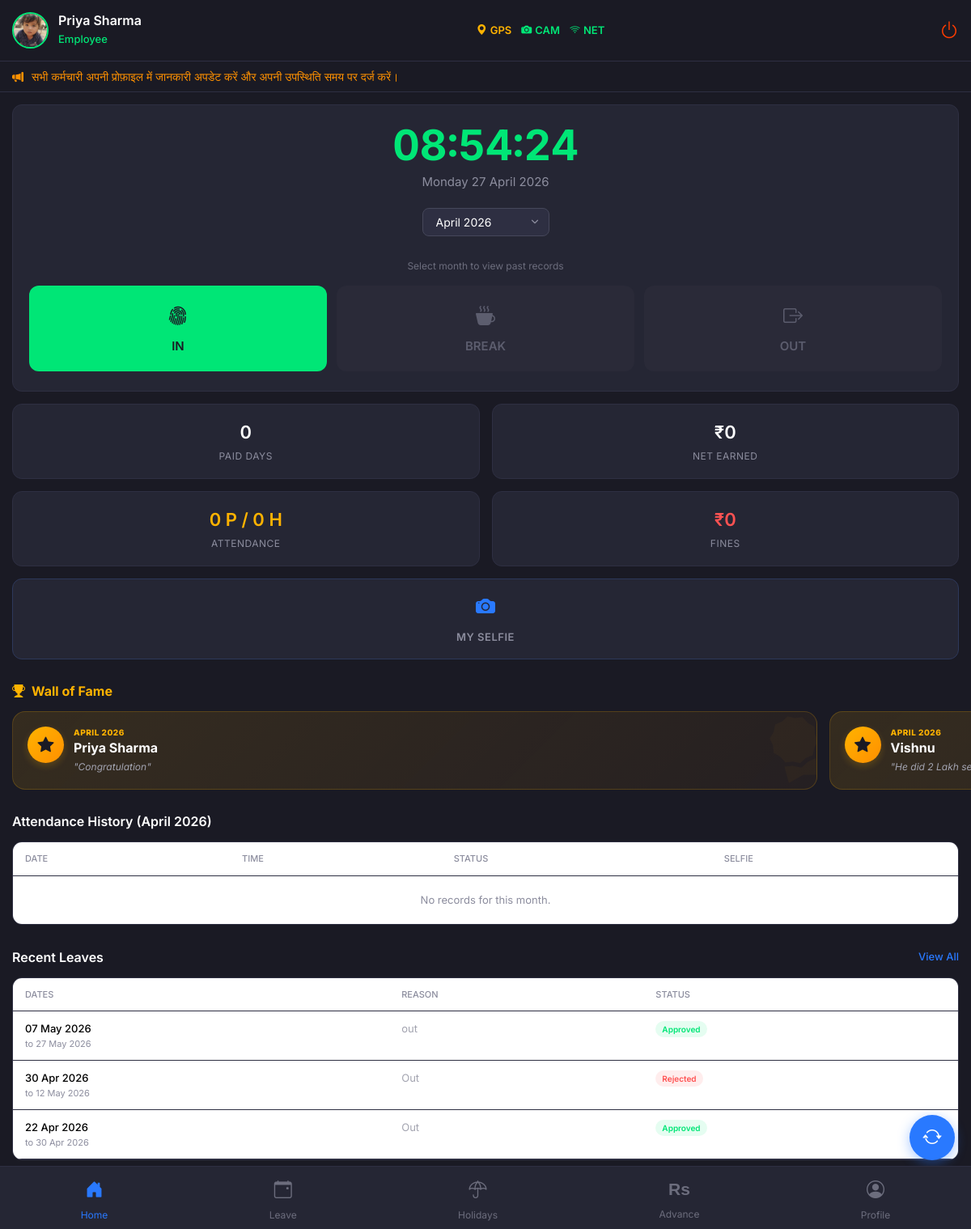
Before: /index.php (signed in) with the older database file.
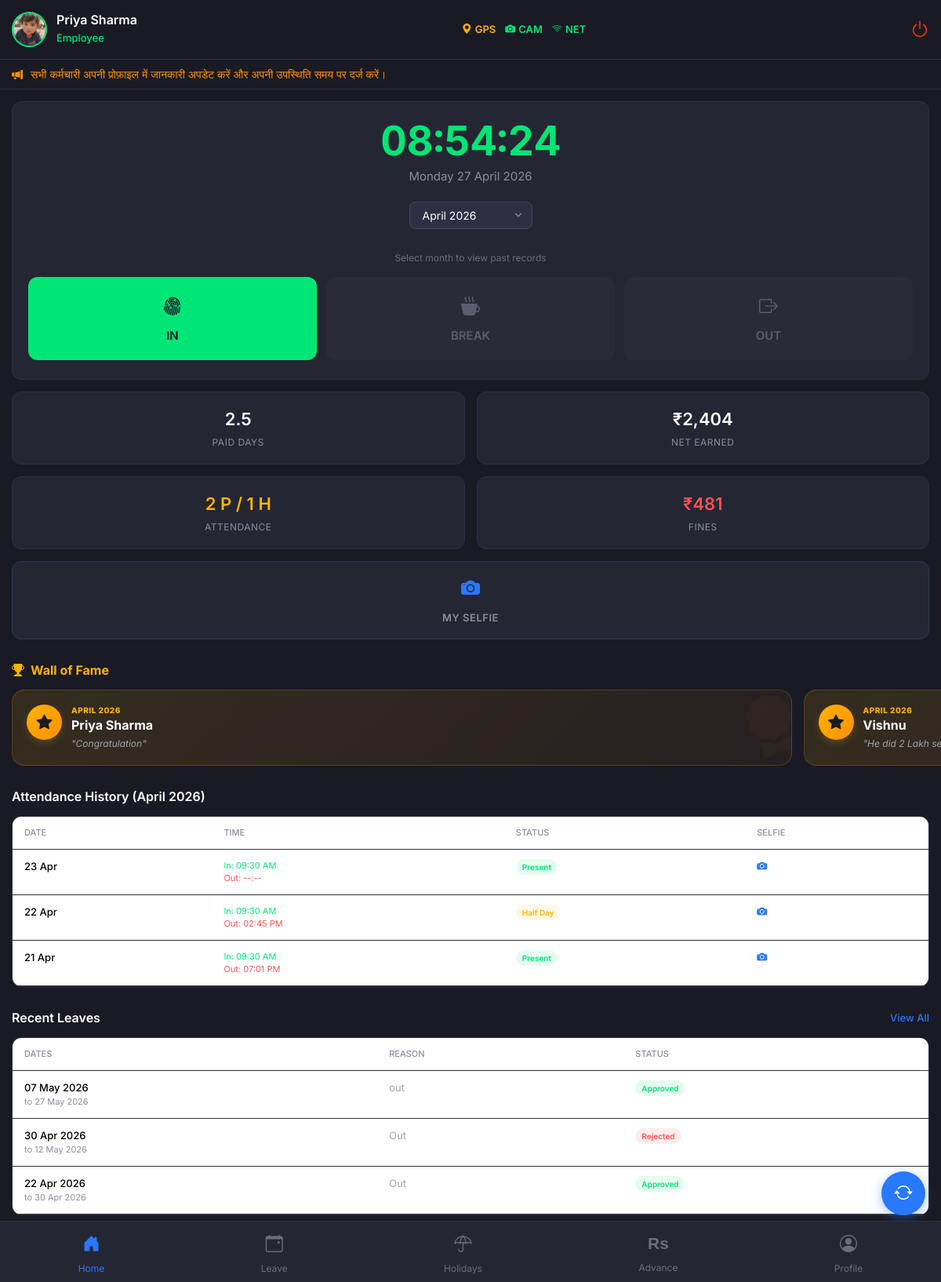
After: the same page with the newer database file.
### tables this page shows
CREATE TABLE `appreciations` (
  `id` int(11) NOT NULL,
  `user_id` int(11) NOT NULL,
  `month` varchar(50) NOT NULL,
  `reason` text NOT NULL,
  `created_at` timestamp NOT NULL DEFAULT current_timestamp()
);

CREATE TABLE `users` (
  `id` int(11) NOT NULL,
  `emp_id` varchar(50) DEFAULT NULL,
  `name` varchar(100) NOT NULL,
  `designation` varchar(100) DEFAULT NULL,
  `joining_date` date DEFAULT NULL,
  `email` varchar(100) NOT NULL,
  `phone_number` varchar(20) DEFAULT NULL,
  `password` varchar(255) NOT NULL,
  `role` enum('Admin','HR','Employee') NOT NULL DEFAULT 'Employee',
  `created_at` timestamp NOT NULL DEFAULT current_timestamp(),
  `branch_id` int(11) DEFAULT NULL,
  `department_id` int(11) DEFAULT NULL,
  `base_salary` int(11) NOT NULL DEFAULT 25000,
  `status` varchar(20) DEFAULT 'Active',
  `profile_photo` varchar(255) DEFAULT NULL
);

CREATE TABLE `leave_requests` (
  `id` int(11) NOT NULL,
  `user_id` int(11) NOT NULL,
  `leave_from` date NOT NULL,
  `leave_to` date NOT NULL,
  `reason` text NOT NULL,
  `document_path` varchar(255) DEFAULT NULL,
  `status` varchar(50) DEFAULT 'Pending',
  `created_at` timestamp NOT NULL DEFAULT current_timestamp()
);

CREATE TABLE `attendance` (
  `id` int(11) NOT NULL,
  `user_id` int(11) NOT NULL,
  `date` date NOT NULL,
  `check_in` datetime DEFAULT NULL,
  `check_out` datetime DEFAULT NULL,
  `check_in_selfie` varchar(255) DEFAULT NULL,
  `check_out_selfie` varchar(255) DEFAULT NULL,
  `check_in_lat` decimal(10,8) DEFAULT NULL,
  `check_in_lng` decimal(11,8) DEFAULT NULL,
  `check_out_lat` decimal(10,8) DEFAULT NULL,
  `check_out_lng` decimal(11,8) DEFAULT NULL,
  `working_hours` decimal(5,2) DEFAULT NULL,
  `status` enum('Present','Half Day','Absent') DEFAULT 'Absent',
  `salary_deduction` decimal(10,2) DEFAULT 0.00,
  `created_at` timestamp NOT NULL DEFAULT current_timestamp(),
  `break_start` datetime DEFAULT NULL,
  `break_end` datetime DEFAULT NULL
);

### index.php (the view, shortened to what the changed rows need)
<?php
require 'db.php';
$page = isset($_GET['page']) ? $_GET['page'] : 'home';
$user_id = (int)$_SESSION['user_id'];
$today_attendance = null;
$selected_month = isset($_GET['month']) ? $conn->real_escape_string($_GET['month']) : date('F Y');
$stats_res = $conn->query("SELECT
    COUNT(CASE WHEN status = 'Present' THEN 1 END) as present_count,
    COUNT(CASE WHEN status = 'Half Day' THEN 1 END) as half_day_count,
    SUM(salary_deduction) as total_deduction
    FROM attendance
    WHERE user_id = $user_id AND DATE_FORMAT(date, '%M %Y') = '$selected_month'");
$stats = $stats_res->fetch_assoc();
$present_days = (int)$stats['present_count'];
$half_days = (int)$stats['half_day_count'];
$total_paid_days = $present_days + ($half_days * 0.5);
$total_fines = (float)$stats['total_deduction'];
$u_sal_res = $conn->query("SELECT base_salary FROM users WHERE id = $user_id");
$u_row = $u_sal_res->fetch_assoc();
$base_salary = $u_row['base_salary'] ?? 0;
$daily_rate = $base_salary / 26;
$net_earned = ($daily_rate * $total_paid_days);
$attendance_history = [];
$res = $conn->query("SELECT * FROM attendance WHERE user_id = $user_id AND DATE_FORMAT(date, '%M %Y') = '$selected_month' ORDER BY date DESC");
if($res) {
    while($row = $res->fetch_assoc()) $attendance_history[] = $row;
}
$all_appreciations = [];
$res = $conn->query("SELECT a.*, u.name as emp_name FROM appreciations a JOIN users u ON a.user_id = u.id ORDER BY a.id DESC");
if($res && $res->num_rows > 0) {
    while($row = $res->fetch_assoc()) $all_appreciations[] = $row;
}
?>
<!DOCTYPE html>
<html lang="en">
<head>
    <link href="https://cdn.jsdelivr.net/npm/bootstrap@5.3.2/dist/css/bootstrap.min.css" rel="stylesheet">
    <link rel="stylesheet" href="https://cdn.jsdelivr.net/npm/bootstrap-icons@1.11.1/font/bootstrap-icons.css">
</head>
<body>
    <?php if ($page === 'home'): ?>
    <div class="main-card">
        <div class="clock-display" id="clock">18:01:03</div>
        <div class="date-display" id="date">Tuesday, 21 April 2026</div>
        <select class="month-selector mb-3" onchange="window.location.href='index.php?month=' + this.value">
            <?php
            for ($i = 0; $i < 6; $i++) {
                $m = date('F Y', strtotime("-$i months"));
                $sel = ($m == $selected_month) ? 'selected' : '';
                echo "<option value='$m' $sel>$m</option>";
            }
            ?>
        </select>
        <div class="info-text">Select month to view past records</div>
        <div class="action-buttons">
            <button class="btn-action <?= ($today_attendance && $today_attendance['check_in']) ? 'btn-disabled' : 'btn-in' ?>"
                    id="checkInBtn"
                    onclick="handleAttendance('check_in')"
                    <?= ($today_attendance && $today_attendance['check_in']) ? 'disabled' : '' ?>>
                <i class="bi bi-fingerprint"></i>
                IN
            </button>
            <?php
                $break_btn_class = 'btn-disabled';
                $break_btn_text = 'BREAK';
                $break_btn_onclick = '';
                $break_btn_disabled = 'disabled';
            ?>
            <button class="btn-action <?= $break_btn_class ?>" id="breakBtn" onclick="<?= $break_btn_onclick ?>" <?= $break_btn_disabled ?>>
                <i class="bi bi-cup-hot-fill"></i>
                <?= $break_btn_text ?>
            </button>
            <button class="btn-action <?= ($today_attendance && $today_attendance['check_in'] && !$today_attendance['check_out']) ? 'btn-in' : 'btn-disabled' ?>"
                    id="checkOutBtn"
                    onclick="handleAttendance('check_out')"
                    <?= ($today_attendance && $today_attendance['check_in'] && !$today_attendance['check_out']) ? '' : 'disabled' ?>>
                <i class="bi bi-box-arrow-right"></i>
                OUT
            </button>
        </div>
    </div>
    <div class="stats-grid">
        <div class="stat-card">
            <div class="stat-value text-white"><?= $total_paid_days ?></div>
            <div class="stat-label">PAID DAYS</div>
        </div>
        <div class="stat-card">
            <div class="stat-value text-white">₹<?= number_format($net_earned) ?></div>
            <div class="stat-label">NET EARNED</div>
        </div>
        <div class="stat-card">
            <div class="stat-value val-orange"><?= $present_days ?> P / <?= $half_days ?> H</div>
            <div class="stat-label">ATTENDANCE</div>
        </div>
        <div class="stat-card">
            <div class="stat-value val-red">₹<?= number_format($total_fines) ?></div>
            <div class="stat-label">FINES</div>
        </div>
    </div>
    <div class="selfie-card" onclick="<?= ($today_attendance && $today_attendance['check_in_selfie']) ? "showSelfie('".$today_attendance['check_in_selfie']."')" : "alert('No selfie captured yet today.')" ?>">
        <i class="bi bi-camera-fill"></i>
        <span><?= ($today_attendance && $today_attendance['check_in_selfie']) ? 'VIEW TODAY\'S SELFIE' : 'MY SELFIE' ?></span>
    </div>
    <?php if(!empty($all_appreciations)): ?>
    <div style="padding: 15px 0 15px 15px; margin-top: 10px;">
        <h5 style="margin: 0 0 15px 0; font-weight: 700; font-size: 16px; color: #ffb300; display: flex; align-items: center; gap: 8px;">
            <i class="bi bi-trophy-fill"></i> Wall of Fame
        </h5>
        <div id="appreciationCarousel" style="display: flex; overflow-x: auto; gap: 15px; padding-right: 15px; scroll-snap-type: x mandatory; -ms-overflow-style: none; scrollbar-width: none; scroll-behavior: smooth;">
            <?php foreach($all_appreciations as $ap): ?>
            <div style="flex: 0 0 85%; scroll-snap-align: center; background: linear-gradient(135deg, rgba(255, 179, 0, 0.12) 0%, rgba(255, 143, 0, 0.05) 100%); border: 1px solid rgba(255, 179, 0, 0.2); border-radius: 16px; padding: 18px; position: relative; overflow: hidden;">
                <div style="position: absolute; right: -15px; top: -15px; font-size: 80px; color: rgba(255, 179, 0, 0.04); transform: rotate(-15deg); pointer-events: none;">
                    <i class="bi bi-award-fill"></i>
                </div>
                <div style="display: flex; align-items: flex-start; gap: 12px; position: relative; z-index: 1;">
                    <div style="width: 45px; height: 45px; background: linear-gradient(135deg, #ffb300, #ff8f00); border-radius: 50%; display: flex; align-items: center; justify-content: center; font-size: 20px; color: #1a1a24; flex-shrink: 0; box-shadow: 0 4px 10px rgba(255, 179, 0, 0.2);">
                        <i class="bi bi-star-fill"></i>
                    </div>
                    <div>
                        <div style="color: #ffb300; font-size: 10px; font-weight: 800; text-transform: uppercase; letter-spacing: 0.5px; margin-bottom: 2px;"><?= htmlspecialchars($ap['month']) ?></div>
                        <h4 style="margin: 0; font-weight: 700; font-size: 16px; color: #fff;"><?= htmlspecialchars($ap['emp_name']) ?></h4>
                        <div style="color: #a3a4b0; font-size: 12px; margin-top: 6px; line-height: 1.4; font-style: italic; display: -webkit-box; -webkit-line-clamp: 2; -webkit-box-orient: vertical; overflow: hidden;">"<?= htmlspecialchars($ap['reason']) ?>"</div>
                    </div>
                </div>
            </div>
            <?php endforeach; ?>
        </div>
    </div>
    <?php endif; ?>
    <div style="padding: 15px;">
        <div style="display: flex; justify-content: space-between; align-items: center; margin-bottom: 15px;">
            <h5 style="margin: 0; font-weight: 600; font-size: 16px;">Attendance History (<?= $selected_month ?>)</h5>
        </div>
        <div style="background-color: #252634; border-radius: 12px; border: 1px solid #2e2f42; overflow-x: auto;">
            <table class="table" style="color: #fff; margin-bottom: 0px; font-size: 13px;">
                <thead>
                    <tr style="border-bottom: 1px solid #2e2f42;">
                        <th style="color: #8c8d9e; font-weight: 500; font-size: 11px; border: none; padding: 12px 15px; text-transform: uppercase;">Date</th>
                        <th style="color: #8c8d9e; font-weight: 500; font-size: 11px; border: none; padding: 12px 15px; text-transform: uppercase;">Time</th>
                        <th style="color: #8c8d9e; font-weight: 500; font-size: 11px; border: none; padding: 12px 15px; text-transform: uppercase;">Status</th>
                        <th style="color: #8c8d9e; font-weight: 500; font-size: 11px; border: none; padding: 12px 15px; text-transform: uppercase;">Selfie</th>
                    </tr>
                </thead>
                <tbody>
                    <?php if(!empty($attendance_history)): ?>
                        <?php foreach($attendance_history as $att):
                            $clr = $att['status'] == 'Present' ? '#00e676' : ($att['status'] == 'Half Day' ? '#ffb300' : '#ff5252');
                            $bg = $att['status'] == 'Present' ? 'rgba(0,230,118,0.1)' : ($att['status'] == 'Half Day' ? 'rgba(255,179,0,0.1)' : 'rgba(255,82,82,0.1)');
                        ?>
                        <tr style="border-bottom: 1px solid #2e2f42;">
                            <td style="padding: 12px 15px; border: none; white-space: nowrap;">
                                <div style="font-weight: 500;"><?= date('d M', strtotime($att['date'])) ?></div>
                            </td>
                            <td style="padding: 12px 15px; border: none;">
                                <div style="font-size: 11px; color: #00e676;">
                                    In: <?= $att['check_in'] ? date('h:i A', strtotime($att['check_in'])) : '--:--' ?>
                                </div>
                                <div style="font-size: 11px; color: #ff5252;">
                                    Out: <?= $att['check_out'] ? date('h:i A', strtotime($att['check_out'])) : '--:--' ?>
                                </div>
                            </td>
                            <td style="padding: 12px 15px; border: none;">
                                <span style="color: <?= $clr ?>; background: <?= $bg ?>; padding: 4px 8px; border-radius: 20px; font-size: 10px; font-weight: 600;"><?= $att['status'] ?></span>
                            </td>
                            <td style="padding: 12px 15px; border: none;">
                                <?php if($att['check_in_selfie']): ?>
                                    <i class="bi bi-camera-fill" style="color: #2979ff; cursor: pointer;" onclick="showSelfie('<?= $att['check_in_selfie'] ?>')"></i>
                                <?php endif; ?>
                            </td>
                        </tr>
                        <?php endforeach; ?>
                    <?php else: ?>
                        <tr><td colspan="4" style="text-align:center; padding: 20px 15px; color: #8c8d9e; border:none; font-size: 13px;">No records for this month.</td></tr>
                    <?php endif; ?>
                </tbody>
            </table>
        </div>
    </div>
    <div style="padding: 15px;">
        <div style="display: flex; justify-content: space-between; align-items: center; margin-bottom: 15px;">
            <h5 style="margin: 0; font-weight: 600; font-size: 16px;">Recent Leaves</h5>
            <a href="?page=leave" style="color: #2979ff; font-size: 13px; text-decoration: none; font-weight: 500;">View All</a>
        </div>
        <div style="background-color: #252634; border-radius: 12px; border: 1px solid #2e2f42; overflow-x: auto;">
            <table class="table" style="color: #fff; margin-bottom: 0px; font-size: 13px;">
                <thead>
                    <tr style="border-bottom: 1px solid #2e2f42;">
                        <th style="color: #8c8d9e; font-weight: 500; font-size: 11px; border: none; padding: 12px 15px; text-transform: uppercase;">Dates</th>
                        <th style="color: #8c8d9e; font-weight: 500; font-size: 11px; border: none; padding: 12px 15px; text-transform: uppercase;">Reason</th>
                        <th style="color: #8c8d9e; font-weight: 500; font-size: 11px; border: none; padding: 12px 15px; text-transform: uppercase;">Status</th>
                    </tr>
                </thead>
                <tbody>
                    <?php
                    $dash_reqs = $conn->query("SELECT * FROM leave_requests WHERE user_id = $user_id ORDER BY id DESC LIMIT 3");
                    if($dash_reqs && $dash_reqs->num_rows > 0):
                        while($lr = $dash_reqs->fetch_assoc()):
                            $clr = $lr['status'] == 'Approved' ? '#00e676' : ($lr['status'] == 'Rejected' ? '#ff5252' : '#ffb300');
                            $bg = $lr['status'] == 'Approved' ? 'rgba(0,230,118,0.1)' : ($lr['status'] == 'Rejected' ? 'rgba(255,82,82,0.1)' : 'rgba(255,179,0,0.1)');
                    ?>
                    <tr style="border-bottom: 1px solid #2e2f42;">
                        <td style="padding: 12px 15px; border: none; white-space: nowrap;">
                            <div style="font-weight: 500;"><?= date('d M Y', strtotime($lr['leave_from'])) ?></div>
                            <div style="color: #8c8d9e; font-size: 11px;">to <?= date('d M Y', strtotime($lr['leave_to'])) ?></div>
                        </td>
                        <td style="padding: 12px 15px; border: none; color: #a3a4b0; max-width: 120px; text-overflow: ellipsis; overflow: hidden; white-space: nowrap;" title="<?= htmlspecialchars($lr['reason']) ?>">
                            <?= htmlspecialchars($lr['reason']) ?>
                        </td>
                        <td style="padding: 12px 15px; border: none;">
                            <span style="color: <?= $clr ?>; background: <?= $bg ?>; padding: 4px 8px; border-radius: 20px; font-size: 10px; font-weight: 600;"><?= htmlspecialchars($lr['status']) ?></span>
                        </td>
                    </tr>
                    <?php endwhile; else: ?>
                    <tr><td colspan="3" style="text-align:center; padding: 20px 15px; color: #8c8d9e; border:none; font-size: 13px;">No recent leaves tracked.</td></tr>
                    <?php endif; ?>
                </tbody>
            </table>
        </div>
    </div>
    <button class="fab-btn">
        <i class="bi bi-arrow-repeat"></i>
    </button>
    <?php endif; ?>
</body>
</html>

Changed rows visible on the page:
added attendance: date "23 Apr", check_in "09:30 AM", status "Present"
added attendance: date "22 Apr", check_in "09:30 AM", check_out "02:45 PM", status "Half Day"
added attendance: date "21 Apr", check_in "09:30 AM", check_out "07:01 PM", status "Present"
Other visible differences:
$total_paid_days: "0" → "2.5"
$net_earned: "0" → "2,404"
$present_days: "0" → "2"
$half_days: "0" → "1"
$total_fines: "0" → "481"
text no longer shown: "No records for this month."
